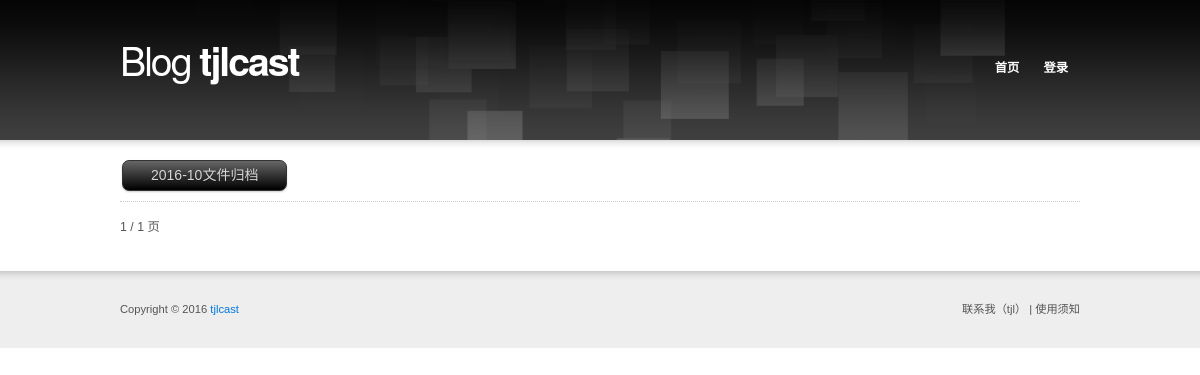
The page /archive/?year=2016&month=10 on the database as committed earlier.
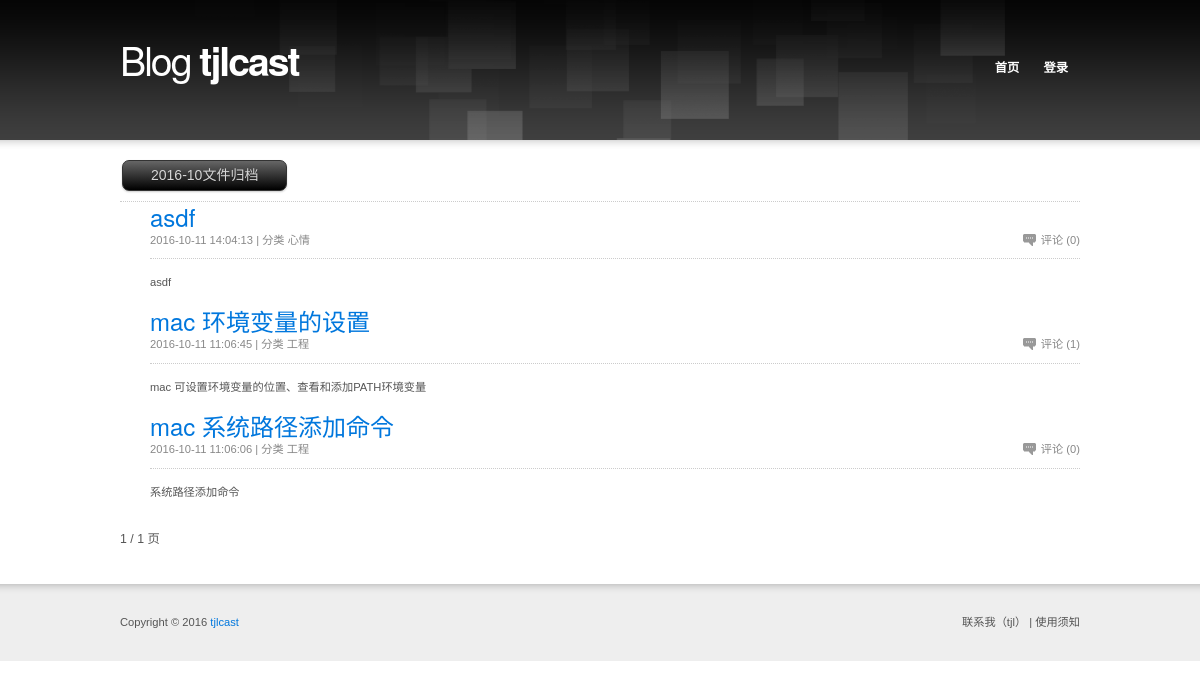
The same page on the database as committed later.
### blog_old_project/models.py (models this page shows, shortened)
class Article(models.Model):
    title = models.CharField(max_length=50, verbose_name='文章标题')
    desc = models.CharField(max_length=50, verbose_name='文章描述')
    content = models.TextField(verbose_name='文章内容')
    click_count = models.IntegerField(default=0, verbose_name='点击次数')
    is_recommend = models.BooleanField(default=False, verbose_name='是否推荐')
    date_publish = models.DateTimeField(auto_now_add=True, verbose_name='发布时间')
    user = models.ForeignKey(User, verbose_name='用户')
    category = models.ForeignKey(Category, blank=True, null=True, verbose_name='分类')
    tag = models.ManyToManyField(Tag, verbose_name='标签')
    objects = ArticleManager()
    class Meta:
        verbose_name = '文章'
        verbose_name_plural = verbose_name
        ordering = ['-date_publish']

class Category(models.Model):
    name = models.CharField(max_length=30, verbose_name='分类名称')
    index = models.IntegerField(default=999,verbose_name='分类的排序')
    class Meta:
        verbose_name = '分类'
        verbose_name_plural = verbose_name
        ordering = ['index', 'id']

### blog_old_project/views.py (the view)
# urls.py: url(r'archive/$', archive, name='archive'),
def archive(request):
    try:
        year = request.GET.get('year', None)
        month = request.GET.get('month', None)
        article_list = Article.objects.filter(date_publish__icontains=year + '-' + month)
        article_list = getPaginator(request, article_list, 1, 5)
    except Exception as e:
        print e
        logger.error(e)
    return render(request, 'archive.html', locals())

### blog_old_project/tools/MyPagination.py (called while the page is built)
    def page(self, number):
        self.page_num = number
        return super(JuncheePaginator, self).page(number)

### blog_old_project/views.py (called while the page is built)
def global_settings(request):
    SITE_NAME = settings.SITE_NAME
    SITE_DESC = settings.SITE_DESC
    return locals()

def getPaginator(request, obj_list, curPage, page_size=5):
    paginator = JuncheePaginator(obj_list, page_size)
    try:
        cur_page = int(curPage)
        obj_list = paginator.page(cur_page)
    except Exception as e:
        obj_list = paginator.page(1)
    return obj_list

### templates/archive.html (shortened to what this page needs)
{% extends '__base__.html' %}
{% block content %}
	<div id="section" class="box">
		<div class="button black"> {{ year }}-{{ month }}文件归档 </div>
		<div style="border-bottom: 1px dotted #CCC;margin: 10px 0 0 0"></div>
		<ul class="articles box">
                {% for article in article_list %}
                    <li>
					<h2><a href="{% url 'article' %}?id={{ article.id }}">{{ article.title }}</a></h2>
					<div class="article-info box">
						<p class="f-right"><a href="{% url 'article' %}?id={{ article.id }}" class="comment">评论 ({{ article.comment_set.all.count }})</a></p>
						<p class="f-left">{{ article.date_publish | date:'Y-m-d H:i:s' }} | 分类 {{ article.category.name }} </p>
					</div>
					<p>{{ article.desc }}</p>
				    </li>
                {% endfor %}
			</ul>
            <div class="pagination box">
                    <p class="f-left"> {{ article_list.number }} / {{ article_list.paginator.num_pages }} 页</p>
            </div>
	</div>
{% endblock %}

Rows that differ between the two databases and show on the page:
added Article: title "asdf", comment_set.all.count "0", date_publish "2016-10-11 14:04:13", category.name "心情", desc "asdf"
added Article: title "mac 环境变量的设置", comment_set.all.count "1", date_publish "2016-10-11 11:06:45", category.name "工程", desc "mac 可设置环境变量的位置、查看和添加PATH环境变量"
added Article: title "mac 系统路径添加命令", comment_set.all.count "0", date_publish "2016-10-11 11:06:06", category.name "工程", desc "系统路径添加命令"
